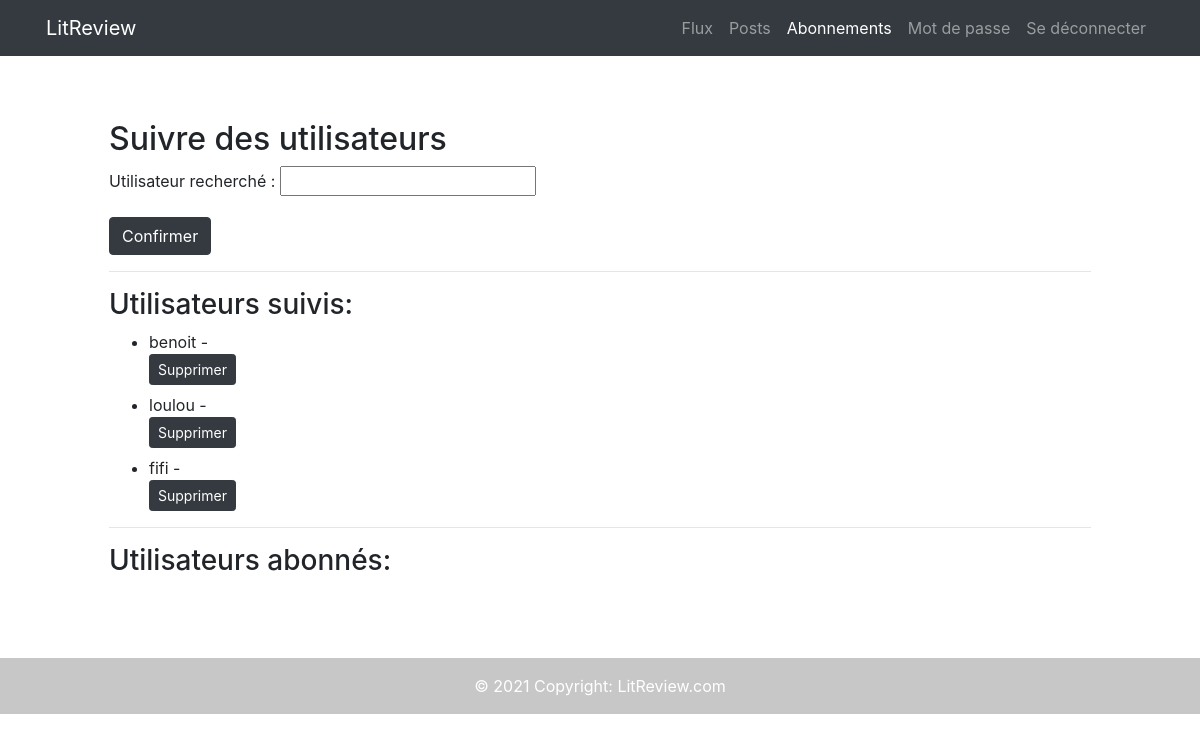
The page /reviews/home/follow-users/ (signed in) on the database its author committed.
### authentication/models.py (models this page shows)
class User(AbstractUser):
    def get_connections(self):
        connections = UserFollow.objects.filter(
            Q(user=self)
        )
        return [connection.followed_user for connection in connections]
    def get_followers(self):
        followers = UserFollow.objects.filter(
            Q(followed_user=self)
        )
        return [follower.user for follower in followers]

### reviews/views.py (the view, shortened to what this page needs)
# urls.py: path('home/follow-users/', views.follow_users, name='follow_users')
@login_required
def follow_users(request):
    form = forms.UserFollowForm(request.user)
    delete_form = forms.DeleteFollowForm()
    return render(
        request,
        'reviews/follow_users_form.html',
        context={'form': form, 'delete_form': delete_form}
        )

### reviews/forms.py (shortened to what this page needs)
class UserFollowForm(forms.ModelForm):
    def __init__(self, user, *args, **kwargs):
        self.user = user
        super().__init__(*args, **kwargs)
    followed_user = forms.CharField(max_length=63, label='Utilisateur recherché')
    class Meta:
        model = UserFollow
        fields = ['followed_user']

class DeleteFollowForm(forms.Form):
    delete_follow = forms.BooleanField(widget=forms.HiddenInput, initial=True)

### reviews/templates/reviews/follow_users_form.html (shortened to what this page needs)
{% extends 'base.html' %}
{% block content %}
<section class="p-5 m-3">
    <h2>Suivre des utilisateurs</h2>
        <form method="post">
            {{ form.as_p }}
            <button type="submit" class="btn btn-dark">Confirmer</button>
        </form>
    <hr>
    <h3> Utilisateurs suivis:</h3>
        <ul>
            {% for connection in user.get_connections %}
                <li class="mb-2">{{ connection.username }} -
                    <form method="post">
                        <button type="submit" class="btn btn-dark btn-sm" name="followed_user" value="{{connection.id}}" >Supprimer</button>
                    </form>
                </li>
            {% endfor %}
        </ul>
    <hr>
    <h3> Utilisateurs abonnés:</h3>
</section>
{% endblock content %}

### rows shown on the page
User: username "benoit", {{ connection.id }} 1 (drawn)
User: username "loulou", {{ connection.id }} 6 (drawn)
User: username "fifi", {{ connection.id }} 7 (drawn)
